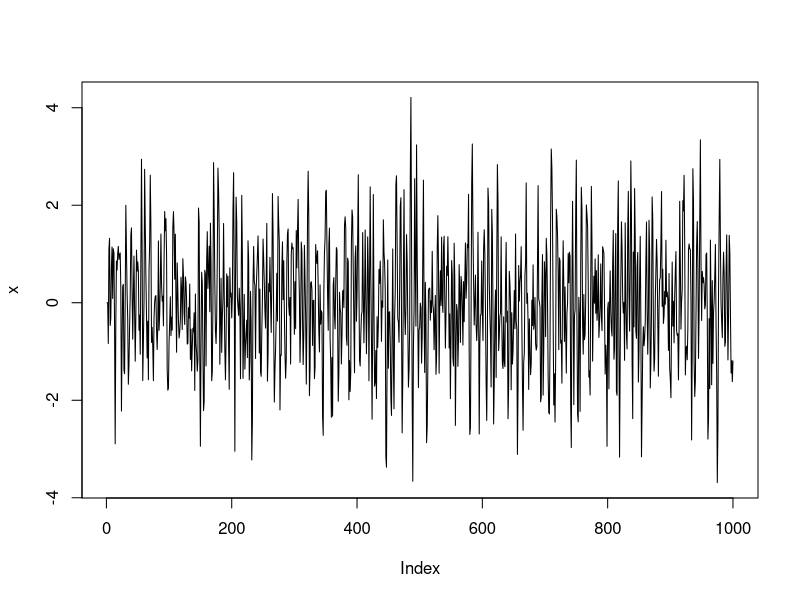
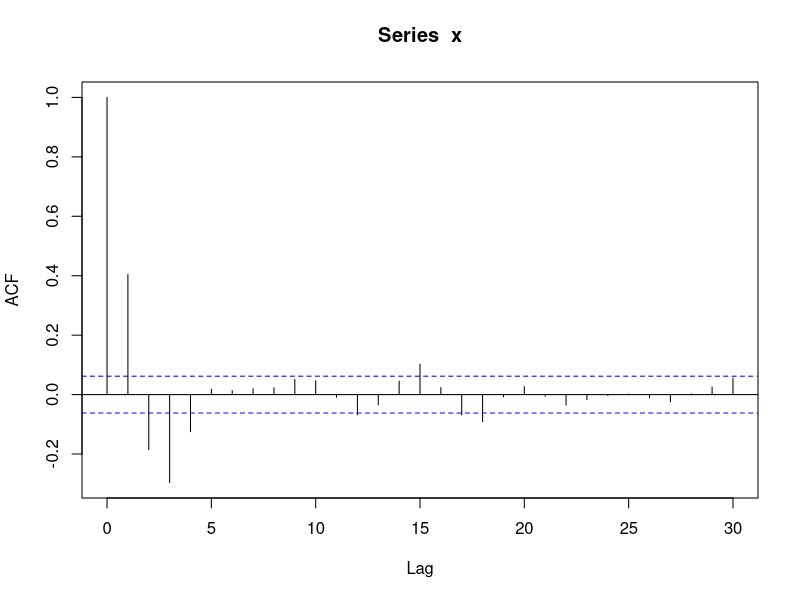
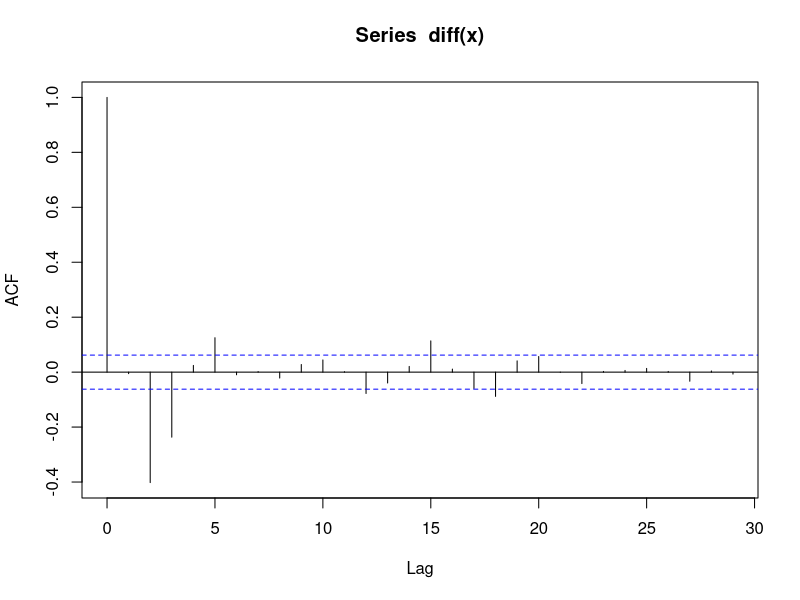

Write the R code that produced these figures, in order.
set.seed(1)

# Generate white noise terms
w <- rnorm(1000, mean = 0 , sd = 1)

# Defines the x time series
# x(t = 0) = x(t = 1) = 0
x <- rep(0, 1000)

# random walk x(t) = x(t-1) + w(t)
for(t in 3:1000) x[t] = 0.6 * x[t-1]- 0.4 * x[t-2] + w[t]  # we can w as w[t] or w[t-1] , it does not matter since w is normally distributed.

plot(x , type = 'l')
acf(x)

# We can use the differentiating operator to check the correlation
acf(diff(x) , na.action = na.omit)

x.ar = ar(x, method = 'mle')

x.ar$order

x.ar$ar